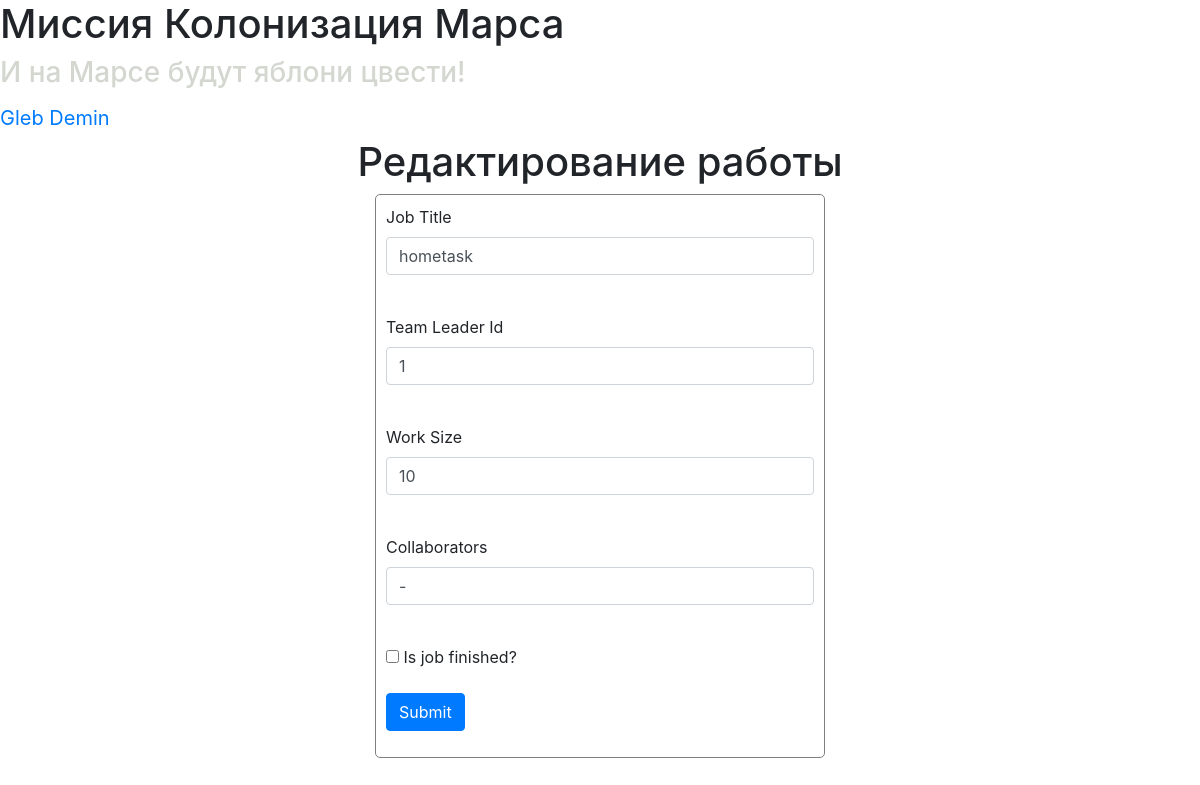
/jobs/1 (signed in), run on the app's committed database.
### data/users.py (models this page shows, shortened)
class User(SqlAlchemyBase, UserMixin, SerializerMixin):
    __tablename__ = "users"
    id = sqlalchemy.Column(sqlalchemy.Integer,
                           primary_key=True, autoincrement=True)
    surname = sqlalchemy.Column(sqlalchemy.String, nullable=False)
    name = sqlalchemy.Column(sqlalchemy.String, nullable=False)
    age = sqlalchemy.Column(sqlalchemy.Integer, nullable=False)
    position = sqlalchemy.Column(sqlalchemy.String, nullable=True)
    speciality = sqlalchemy.Column(sqlalchemy.String, nullable=True)
    address = sqlalchemy.Column(sqlalchemy.String, nullable=True)
    email = sqlalchemy.Column(sqlalchemy.String,
                              index=True, unique=True, nullable=False)
    hashed_password = sqlalchemy.Column(sqlalchemy.String, nullable=False)
    modified_date = sqlalchemy.Column(sqlalchemy.DateTime,
                                      default=datetime.datetime.now)
    jobs = orm.relation("Job", back_populates="leader")

### data/jobs.py (models this page shows)
class Job(SqlAlchemyBase, SerializerMixin):
    __tablename__ = "jobs"
    id = sqlalchemy.Column(sqlalchemy.Integer,
                           primary_key=True, autoincrement=True)
    team_leader = sqlalchemy.Column(sqlalchemy.Integer, sqlalchemy.ForeignKey("users.id"), nullable=False)
    leader = orm.relation("User")
    job = sqlalchemy.Column(sqlalchemy.String, nullable=False)
    work_size = sqlalchemy.Column(sqlalchemy.Integer, nullable=False)
    collaborators = sqlalchemy.Column(sqlalchemy.String, nullable=True)
    start_date = sqlalchemy.Column(sqlalchemy.Date, default=datetime.datetime.now, nullable=True)
    end_date = sqlalchemy.Column(sqlalchemy.Date, nullable=True)
    is_finished = sqlalchemy.Column(sqlalchemy.Boolean, nullable=True)

### main.py (the view, shortened to what this page needs)
@app.route("/jobs/<int:id>", methods=["GET", "POST"])
@login_required
def edit_job(id):
    form = JobForm()
    if request.method == "GET":
        session = db_session.create_session()
        job = session.query(Job).filter(
            Job.id == id, ((Job.leader == current_user) | (current_user.id == 1))
        ).first()
        if job:
            form.job.data = job.job
            form.team_leader.data = job.team_leader
            form.work_size.data = job.work_size
            form.collaborators.data = job.collaborators
            form.is_finished.data = job.is_finished
        else:
            abort(404)
    return render_template("addjob.html", title="Редактирование работы", form=form)

### forms/job.py
class JobForm(FlaskForm):
    job = StringField("Job Title", validators=[DataRequired()])
    team_leader = IntegerField("Team Leader Id", validators=[DataRequired()])
    work_size = FloatField("Work Size", validators=[DataRequired()])
    collaborators = StringField("Collaborators", validators=[DataRequired()])
    is_finished = BooleanField("Is job finished?")
    submit = SubmitField("Submit")

### data/db_session.py (called while the page is built)
def create_session() -> Session:
    global __factory
    return __factory()

### main.py (called while the page is built)
@login_manager.user_loader
def load_user(user_id):
    session = db_session.create_session()
    return session.query(User).get(user_id)

### templates/addjob.html (shortened to what this page needs)
{% extends "base.html" %}
{% block content %}
<h1 class="center">{{ title }}</h1>
<form action="" method="post" class="my_form">
    <p>
        {{ form.job.label }}<br>
        {{ form.job(class="form-control") }}<br>
    </p>
    <p>
        {{ form.team_leader.label }}<br>
        {{ form.team_leader(class="form-control") }}<br>
    </p>
        <p>
        {{ form.work_size.label }}<br>
        {{ form.work_size(class="form-control") }}<br>
    </p>
    <p>
        {{ form.collaborators.label }}<br>
        {{ form.collaborators(class="form-control") }}<br>
    <p>{{ form.is_finished() }} {{ form.is_finished.label }}</p>
    <p>{{ form.submit(type="submit", class="btn btn-primary") }}</p>
</form>
{% endblock %}

### templates/base.html (shortened to what this page needs)
<!DOCTYPE html>
<html lang="en">
<head>
    <link rel="stylesheet"
          href="https://stackpath.bootstrapcdn.com/bootstrap/4.4.1/css/bootstrap.min.css"
>
    <link rel="stylesheet"
          type="text/css"
          href="{{url_for('static', filename='css/style.css')}}">
</head>
<body>
<div>
    <h1>
        Миссия Колонизация Марса
    </h1>
</div>
<div>
    <h3 class="translucent">
        И на Марсе будут яблони цвести!
    </h3>
</div>
{% if current_user.is_authenticated %}
    <a class="navbar-brand" href="/logout">{{ current_user.name }} {{ current_user.surname }}</a>
{% else %}
    <p>
        <a class="btn btn-primary " href="/register">Register</a>
        <a class="btn btn-success" href="/login">Login</a>
    </p>
{% endif %}
{% block content %}{% endblock %}
</body>
</html>

### static/css/style.css (style rules this page uses)
.translucent { color: #d3d7cf; }
.center { text-align: center; }
form.my_form { margin-left: auto; margin-right: auto; max-width: 450px; border: 1px solid gray; border-radius: 5px; padding: 10px; }

### data on the page
User: name "Gleb", surname "Demin"
Job: job "hometask", team_leader "1", work_size "10", collaborators "-"

### other printed values
{{ title }} "Редактирование работы"
